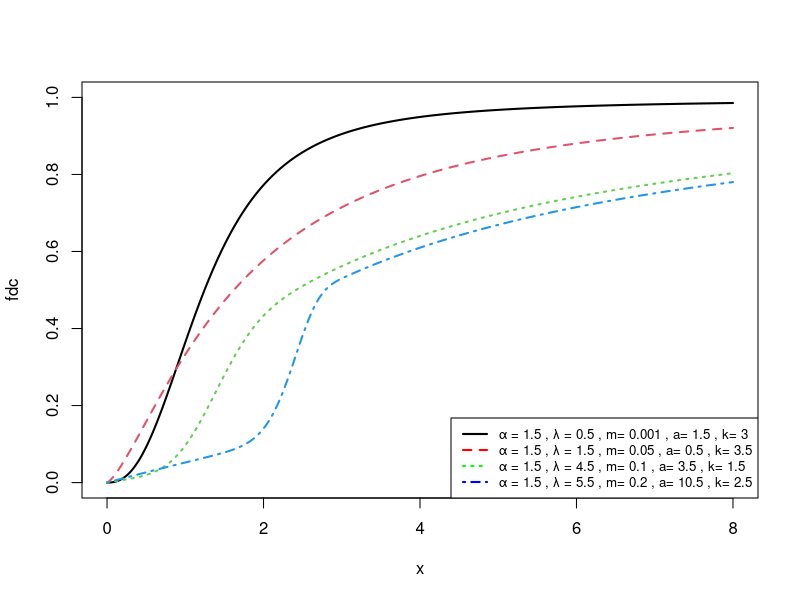
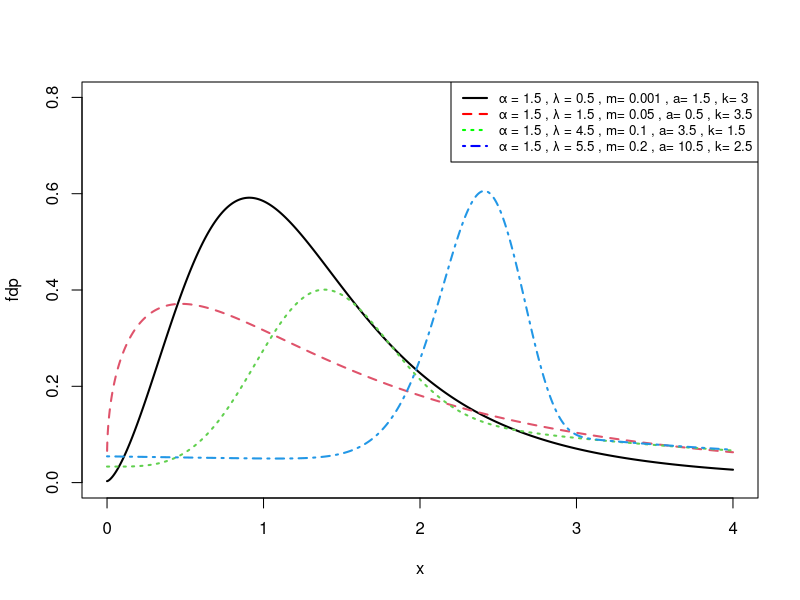

Reproduce these figures in R, in order.
w <- function(x, a , k){
  1-exp(-(x/k)^(a))
}

cdf <- function(x, alpha,lambda, m, a, k){
  1-(1+x*(w(x,a, k)+m)/lambda)^(-alpha)
}


pdf <- function(x, alpha,lambda, m,a,k){
  (alpha/lambda)*(w(x,a,k)+m+x*(a/k)*((x/k)^(a-1))*(exp(-(x/k)^(a))))*(1+x*((w(x,a, k)+m)/lambda))^(-alpha-1)
}

alpha =1.5
lambda =c(0.5,1.5,4.5,5.5)
  m = c(0.001,0.05,0.1,0.2)
  a=c(1.5, 0.5,3.5,10.5)
  k=c(3,3.5,1.5,2.5)
  x <- seq(0, 8, length.out = 10000)
  

  plot(x,cdf(x,alpha,lambda[1],m[1],a[1],k[1]), ylab = "fdc",type ='l',lty=1,lwd=2,main = "", ylim=c(0,1))
  
  for (i in 2:length(lambda)){
    y <- cdf(x,alpha,lambda[i],m[i],a[i],k[i])
    lines(x, y, col = i ,lty=i,lwd =2)
  }
  
  
  legend("bottomright", legend = c(paste("\u03b1 =", alpha ,"," , "\u03bb =", lambda ,"," , "m=", m ,"," , "a=", a ,"," , "k=", k )), 
         col = c("black", "red", "green", "blue" ), lty = c(1,2,3,4),lwd=2, cex = 0.8)
  
  x <- seq(0, 4, length.out = 10000)
  

plot(x,pdf(x,alpha,lambda[1],m[1],a[1],k[1]), ylab = "fdp",type ='l',lty=1,lwd=2,main = "", ylim=c(0,0.8))
  
for (i in 2:length(lambda)){
    y <- pdf(x,alpha,lambda[i],m[i],a[i],k[i])
    lines(x, y, col = i ,lty=i,lwd =2)
  }
  
  
legend("topright", legend = c(paste("\u03b1 =", alpha ,"," , "\u03bb =", lambda ,"," , "m=", m ,"," , "a=", a ,"," , "k=", k )), 
       col = c("black", "red", "green", "blue" ), lty = c(1,2,3,4),lwd=2, cex = 0.8)
  
